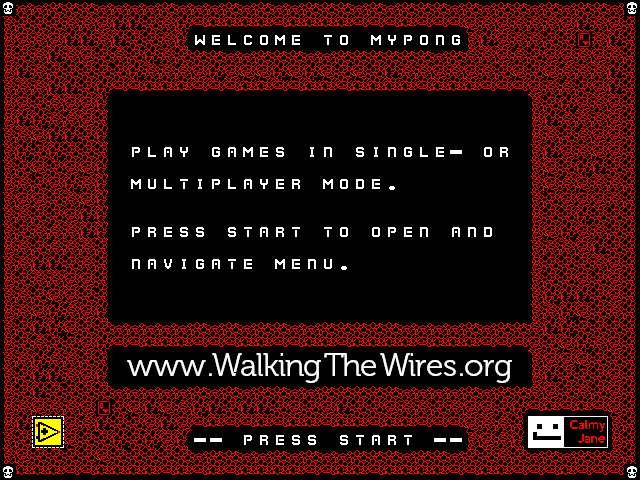

A 2D game scene composited from a Tiled map and its tileset images. What follows is a short description and the map's XML, with every tile layer's data as written:
An orthogonal 40x30 tile map with 16x16 px tiles, 1 tile layer (Kachelebene 1).

<map version="1.2" tiledversion="1.3.3" orientation="orthogonal" renderorder="right-down" width="40" height="30" tilewidth="16" tileheight="16" infinite="0" nextlayerid="2" nextobjectid="1">
 <tileset firstgid="1" source="myPONG.tsx" />
 <layer id="1" name="Kachelebene 1" width="40" height="30">
  <data encoding="csv">
862,470,470,469,469,469,470,470,470,470,469,470,470,470,469,470,469,470,470,469,469,469,470,469,470,469,469,469,470,469,470,469,469,470,469,470,469,469,470,862,
343,341,341,341,342,342,406,405,405,341,342,276,278,277,277,277,277,278,277,277,277,277,278,278,278,277,278,278,278,279,342,406,342,342,342,406,405,342,406,340,
407,406,342,406,405,405,342,405,341,341,342,404,129,15,70,13,73,71,15,207,78,73,207,71,131,74,73,72,65,343,405,406,342,342,341,341,804,342,405,340,
407,341,342,405,342,406,341,471,468,276,342,468,469,469,470,470,469,469,469,470,470,469,469,469,469,469,469,470,469,471,342,406,471,468,406,406,342,406,342,340,
407,405,342,341,341,341,468,341,276,342,342,471,406,276,406,279,279,276,279,276,279,468,279,341,405,342,342,406,342,406,342,341,279,341,279,471,342,342,405,340,
343,342,342,405,405,341,276,278,278,277,277,277,278,278,278,277,277,278,278,277,277,278,277,277,277,277,278,277,277,277,278,278,278,406,342,471,341,406,405,340,
407,406,341,471,406,406,404,207,207,207,207,207,207,207,207,207,207,207,207,207,207,207,207,207,207,207,207,207,207,207,207,207,207,343,468,276,406,342,406,340,
407,405,276,342,471,406,340,207,207,207,207,207,207,207,207,207,207,207,207,207,207,207,207,207,207,207,207,207,207,207,207,207,207,407,405,471,342,342,406,340,
343,342,279,405,405,341,404,207,207,207,207,207,207,207,207,207,207,207,207,207,207,207,207,207,207,207,207,207,207,207,207,207,207,407,342,341,471,406,406,340,
343,276,341,276,341,341,340,207,74,70,11,131,207,65,11,71,15,77,207,67,72,207,77,67,72,65,70,15,324,207,73,76,207,343,405,406,342,279,406,340,
343,341,279,341,406,279,404,207,207,207,207,207,207,207,207,207,207,207,207,207,207,207,207,207,207,207,207,207,207,207,207,207,207,343,279,468,276,405,341,340,
407,342,341,406,276,342,404,207,71,79,70,78,67,74,70,11,131,15,76,207,71,73,14,15,325,207,207,207,207,207,207,207,207,343,279,471,279,342,342,340,
343,406,406,341,342,279,404,207,207,207,207,207,207,207,207,207,207,207,207,207,207,207,207,207,207,207,207,207,207,207,207,207,207,343,341,406,406,406,342,340,
343,342,341,341,406,405,404,207,207,207,207,207,207,207,207,207,207,207,207,207,207,207,207,207,207,207,207,207,207,207,207,207,207,407,341,341,276,341,341,340,
343,341,342,471,342,405,404,207,74,76,15,77,77,207,77,78,11,76,78,207,78,73,207,73,74,15,72,207,11,72,14,207,207,407,279,276,406,342,341,340,
407,342,341,471,342,342,340,207,207,207,207,207,207,207,207,207,207,207,207,207,207,207,207,207,207,207,207,207,207,207,207,207,207,343,342,342,406,405,341,340,
343,342,405,405,341,342,340,207,72,11,80,67,65,11,78,15,207,71,15,72,79,325,207,207,207,207,207,207,207,207,207,207,207,407,341,341,341,342,406,340,
407,341,342,342,406,406,340,207,207,207,207,207,207,207,207,207,207,207,207,207,207,207,207,207,207,207,207,207,207,207,207,207,207,343,341,341,406,341,406,340,
343,342,468,279,406,468,340,207,207,207,207,207,207,207,207,207,207,207,207,207,207,207,207,207,207,207,207,207,207,207,207,207,207,343,276,405,405,341,406,340,
407,342,279,276,471,406,404,207,207,207,207,207,207,207,207,207,207,207,207,207,207,207,207,207,207,207,207,207,207,207,207,207,207,343,342,276,279,341,342,340,
343,341,405,276,279,341,468,470,470,470,470,470,469,470,469,470,469,469,470,470,469,469,469,469,469,470,470,470,470,469,470,469,469,471,405,276,468,341,341,340,
407,341,471,341,468,406,276,278,278,277,277,277,278,278,278,277,277,278,278,277,277,278,277,277,277,277,278,277,277,277,278,278,278,406,341,279,276,342,406,340,
343,342,276,471,342,341,340,39,40,41,42,43,44,45,46,47,48,49,50,51,52,53,54,55,56,57,58,59,60,61,62,63,64,343,406,406,279,341,341,340,
343,341,405,405,342,406,404,103,104,105,106,107,108,109,110,111,112,113,114,115,116,117,118,119,120,121,122,123,124,125,126,127,128,407,405,341,341,341,406,340,
407,341,405,468,341,341,468,470,470,470,470,470,469,470,469,470,469,469,470,470,469,469,469,469,469,470,470,470,470,469,470,469,469,471,406,341,342,341,406,340,
407,342,279,342,342,406,815,341,279,405,279,471,276,405,341,405,405,341,406,341,406,405,341,341,406,342,342,341,342,406,406,341,276,278,277,278,277,278,279,340,
407,405,675,676,406,471,405,341,341,406,405,406,278,277,278,278,277,278,277,277,278,277,277,278,277,277,278,278,278,279,342,471,340,677,678,679,680,681,343,340,
343,341,739,740,279,468,341,276,468,276,406,404,324,324,207,74,76,15,77,77,207,77,78,11,76,78,207,324,324,343,406,471,404,741,742,743,744,745,407,340,
343,406,341,468,341,341,279,468,341,341,341,468,470,469,469,470,470,469,470,469,470,470,469,469,469,470,469,469,470,468,341,342,468,470,469,470,469,469,471,340,
862,277,277,277,278,278,277,277,277,277,278,277,278,277,278,277,277,277,277,278,278,277,277,278,277,277,277,277,278,278,277,277,278,278,278,277,278,278,278,862
</data>
 </layer>
</map>
